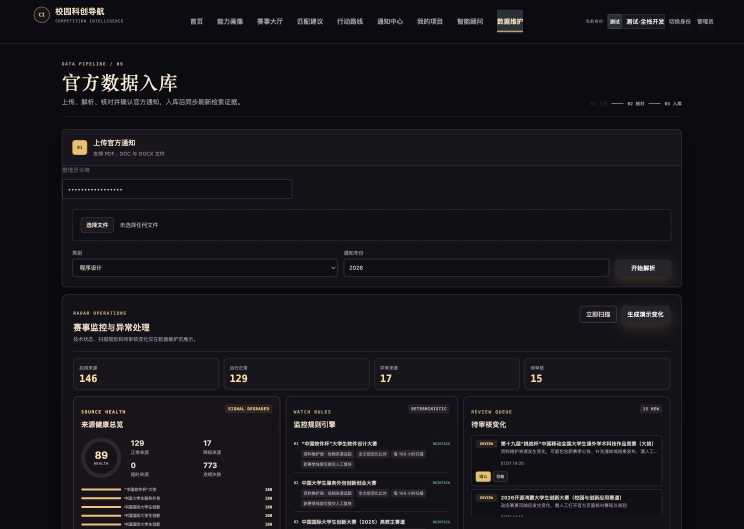
#> input picture design-qa-admin.png, 1487 x 1058 px (shown at 1/2 size)
$ python -i build_demo_video.py   (imports and definitions only)
#> lines starting #> are read from the running program, lines starting #| are printed output that depends on the picture
#> further down, picture is the input picture: PIL image 1487x1058 RGB; mean R, G, B 22, 20.1, 25.6
"""将项目页面截图和中文旁白合成为 3—5 分钟演示视频。

示例：
  FFMPEG_BIN=/path/to/ffmpeg python scripts/build_demo_video.py \
    --shots-dir /tmp/campus-agent-video-shots --output demo/campus-agent-demo-final.mp4

脚本只读取页面截图、旁白稿和本机语音服务；不会访问用户账户、密钥或运行数据库。
"""

from __future__ import annotations

import argparse
import os
import shutil
import subprocess
import tempfile
from pathlib import Path

from PIL import Image, ImageDraw, ImageFilter, ImageFont


PROJECT_ROOT = Path(__file__).resolve().parents[1]
VIDEO_SIZE = (1920, 1080)
SCENES = (
    ("01-login.png", "安全登录与演示账号", "虚构学生画像 · 无管理员权限", 20),
    ("02-home.png", "首页：把赛事信息转为今日行动", "焦点、匹配、官方变化与项目进度一屏呈现", 22),
    ("03-hall-search.png", "赛事大厅：正式名称精准检索", "146 条可追溯赛事 · 类别 / 年份 / 报名状态筛选", 22),
    ("04-detail.png", "赛事详情：事实与来源同时呈现", "资格、队伍、节点、材料与官网证据可核验", 20),
    ("05-recommend.png", "解释型推荐：先门控，后评分", "匹配理由、能力缺口与取舍建议清晰可读", 22),
    ("06-portfolio.png", "行动路线：三种可执行机会组合", "稳妥 / 均衡 / 冲刺 · 周容量与截止冲突共同约束", 22),
    ("07-project-timeline.png", "项目时间线：官方节点与执行任务对齐", "七阶段闭环 · 材料、任务和截止时间同步推进", 21),
    ("08-project-board.png", "项目看板：阻止跳过前置事项", "任务依赖、状态推进与材料管理形成工作闭环", 21),
    ("09-radar.png", "机会提醒：监控变化但不自动改写事实", "差异进入人工复核 · 异常来源保留真实状态", 21),
    ("10-agent-answer.png", "可信智能顾问：给出选择，也说明理由", "三场赛事、匹配度、能力缺口、取舍与回答依据", 24),
)


# [10 lines left out: function find_font, not called in this run]


def fit_on_canvas(image: Image.Image) -> Image.Image:
    """完整保留浏览器画面；16:9 输出的两侧使用同主题柔化背景补齐。"""
    source = image.convert("RGB")
    # 背景允许裁切但会被模糊处理；前景始终按 contain 规则完整保留。
    cover_scale = max(VIDEO_SIZE[0] / source.width, VIDEO_SIZE[1] / source.height)
#> cover_scale = 1.29
    cover_image = source.resize(
        (round(source.width * cover_scale), round(source.height * cover_scale)), Image.Resampling.LANCZOS
    )
    cover_left = (cover_image.width - VIDEO_SIZE[0]) // 2
#> cover_left = 0
    cover_top = (cover_image.height - VIDEO_SIZE[1]) // 2
#> cover_top = 143
    background = cover_image.crop((cover_left, cover_top, cover_left + VIDEO_SIZE[0], cover_top + VIDEO_SIZE[1]))
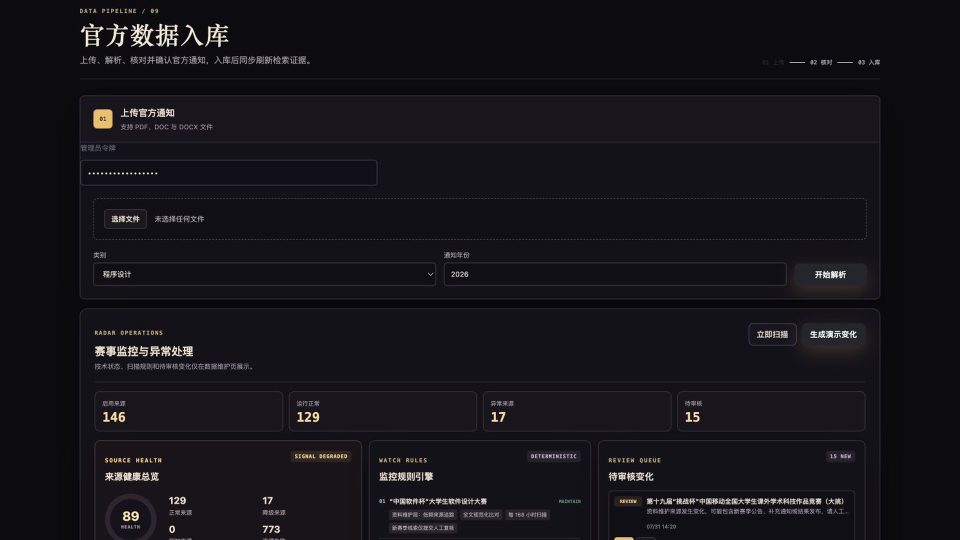
#> background: PIL image 1920x1080 RGB (shown at 1/2 size); mean R, G, B 21.4, 19.6, 25.2
    background = background.filter(ImageFilter.GaussianBlur(26))
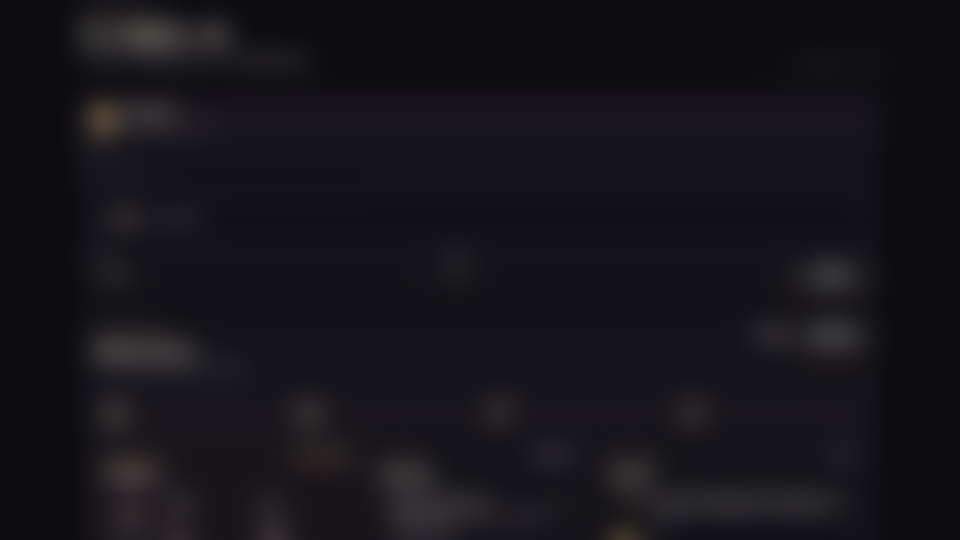
#> background: PIL image 1920x1080 RGB (shown at 1/2 size); mean R, G, B 21.4, 19.6, 25.2
    background = Image.blend(background, Image.new("RGB", VIDEO_SIZE, (20, 23, 30)), 0.58)

    scale = min(VIDEO_SIZE[0] / source.width, VIDEO_SIZE[1] / source.height)
#> scale = 1.02
    foreground = source.resize((round(source.width * scale), round(source.height * scale)), Image.Resampling.LANCZOS)
    position = ((VIDEO_SIZE[0] - foreground.width) // 2, (VIDEO_SIZE[1] - foreground.height) // 2)
#> position = (201, 0)
    background.paste(foreground, position)
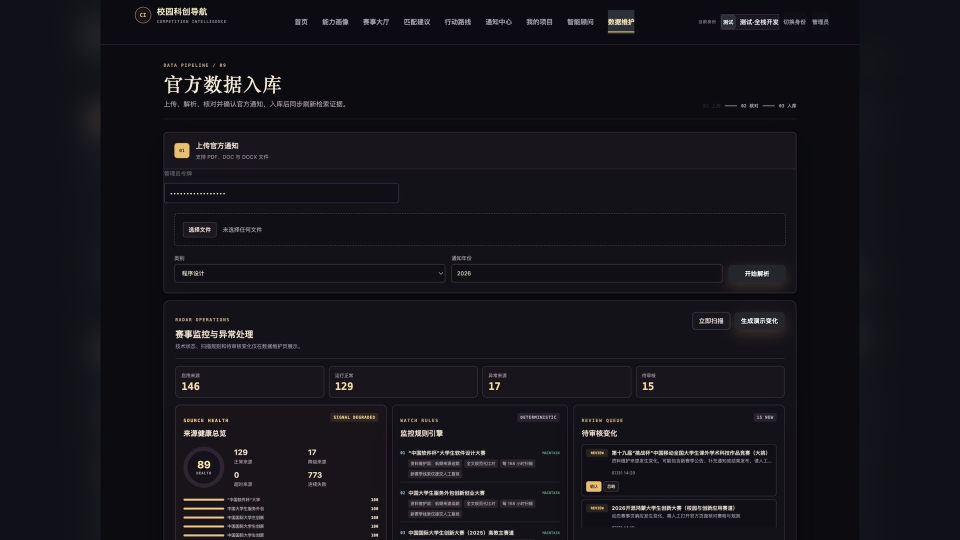
#> background: PIL image 1920x1080 RGB (shown at 1/2 size); mean R, G, B 21, 19.7, 25.5
    return background


# [93 lines left out: functions make_labeled_frame, make_card, duration_of_audio, main, not called in this run]


# [2 lines not run here, left out]

>>> from PIL import Image
>>> picture = Image.open('../design-qa-admin.png')
>>> result = fit_on_canvas(picture)
